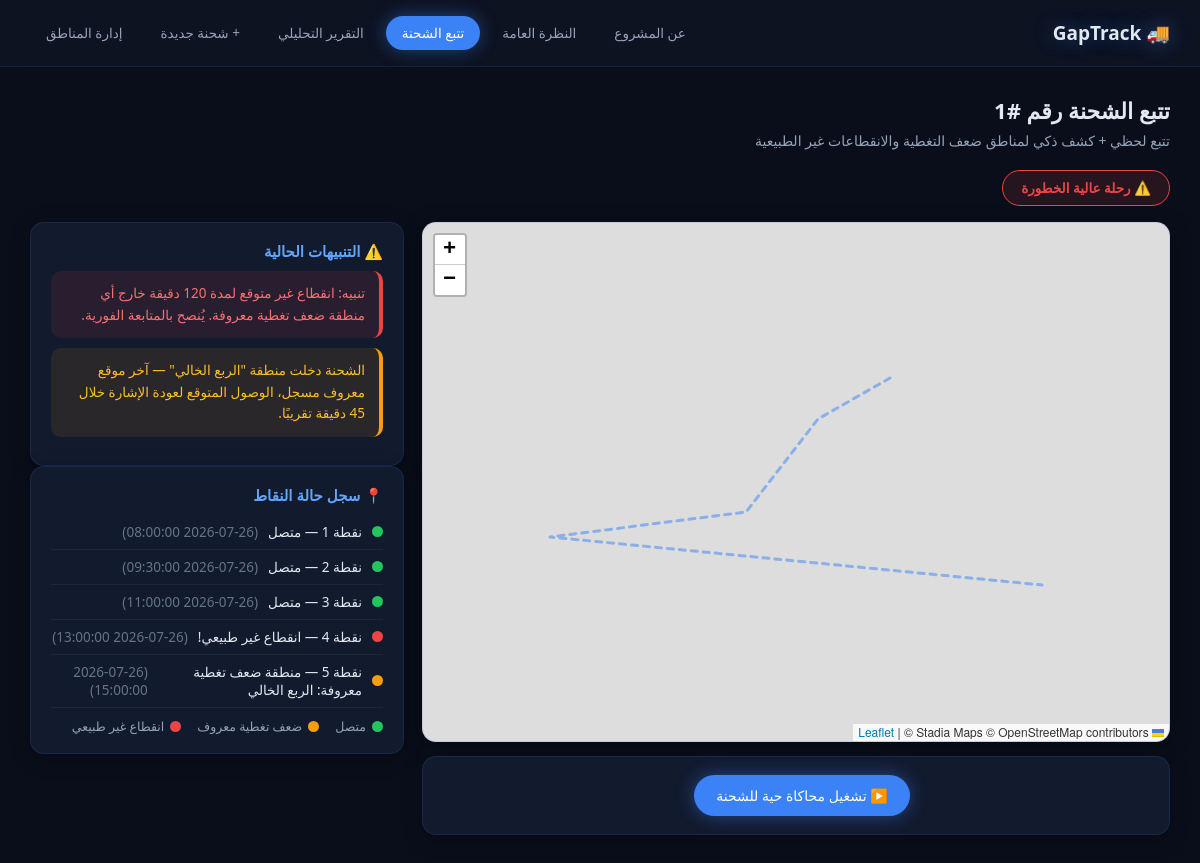
Page /dashboard.php on the committed database.
### tables this page shows
CREATE TABLE tracking_updates (
    id INT AUTO_INCREMENT PRIMARY KEY,
    shipment_id INT NOT NULL,
    lat DECIMAL(10,6) NOT NULL,
    lng DECIMAL(10,6) NOT NULL,
    timestamp DATETIME DEFAULT CURRENT_TIMESTAMP,
    connection_status ENUM('connected','gap_zone','abnormal_gap') DEFAULT 'connected',
    FOREIGN KEY (shipment_id) REFERENCES shipments(id) ON DELETE CASCADE
);

### dashboard.php (the view, shortened to what this page needs)
<?php
require_once 'config/db.php';
$shipment_id = isset($_GET['id']) ? (int)$_GET['id'] : 1;
$zones_result = $conn->query("SELECT * FROM coverage_gap_zones");
$zones = [];
while ($z = $zones_result->fetch_assoc()) { $zones[] = $z; }
$sql = "SELECT * FROM tracking_updates WHERE shipment_id = $shipment_id ORDER BY timestamp ASC";
$result = $conn->query($sql);
$points = [];
$prev_time = null;
$alerts = [];
while ($row = $result->fetch_assoc()) {
    $lat = $row['lat'];
    $lng = $row['lng'];
    $time = strtotime($row['timestamp']);
    $inZone = null;
    foreach ($zones as $z) {
        if ($lat >= $z['lat_min'] && $lat <= $z['lat_max'] && $lng >= $z['lng_min'] && $lng <= $z['lng_max']) {
            $inZone = $z;
            break;
        }
    }
    $status = 'connected';
    $statusLabel = 'متصل';
    $statusColor = '#22c55e';
    if ($inZone) {
        $status = 'gap_zone';
        $statusLabel = 'منطقة ضعف تغطية معروفة: ' . $inZone['zone_name'];
        $statusColor = '#f59e0b';
        $alerts[] = [
            'type' => 'gap_zone_entry',
            'message' => "الشحنة دخلت منطقة \"{$inZone['zone_name']}\" — آخر موقع معروف مسجل، الوصول المتوقع لعودة الإشارة خلال {$inZone['expected_gap_minutes']} دقيقة تقريبًا.",
        ];
    }
    if ($prev_time !== null) {
        $gapMinutes = ($time - $prev_time) / 60;
        if ($gapMinutes > 90 && !$inZone) {
            $status = 'abnormal_gap';
            $statusLabel = 'انقطاع غير طبيعي!';
            $statusColor = '#ef4444';
            $alerts[] = [
                'type' => 'abnormal_gap',
                'message' => "تنبيه: انقطاع غير متوقع لمدة " . round($gapMinutes) . " دقيقة خارج أي منطقة ضعف تغطية معروفة. يُنصح بالمتابعة الفورية.",
            ];
        }
    }
    $prev_time = $time;
    $points[] = [
        'lat' => $lat, 'lng' => $lng,
        'status' => $status, 'label' => $statusLabel, 'color' => $statusColor,
        'time' => $row['timestamp'],
    ];
}
$predictive_alert = null;
if (!empty($points)) {
    $last = end($points);
}
$hasAbnormal = false;
$hasGapZone = false;
foreach ($points as $p) {
    if ($p['status'] === 'abnormal_gap') $hasAbnormal = true;
    if ($p['status'] === 'gap_zone') $hasGapZone = true;
}
if ($hasAbnormal) {
    $badge = ['label' => 'رحلة عالية الخطورة', 'icon' => '⚠️', 'color' => '#ef4444', 'bg' => 'rgba(239,68,68,0.12)'];
} elseif ($hasGapZone) {
    $badge = ['label' => 'مرت بمنطقة ضعف تغطية', 'icon' => '🟡', 'color' => '#f59e0b', 'bg' => 'rgba(245,158,11,0.12)'];
} else {
    $badge = ['label' => 'رحلة سليمة بالكامل', 'icon' => '✅', 'color' => '#4ade80', 'bg' => 'rgba(34,197,94,0.12)'];
}
?>
<!DOCTYPE html>
<html lang="ar" dir="rtl">
<head>
<link rel="stylesheet" href="assets/css/style.css">
<link rel="stylesheet" href="https://unpkg.com/leaflet@1.9.4/dist/leaflet.css" />
</head>
<body>
<nav class="topnav">
  <div class="brand">🚚 GapTrack</div>
  <div class="links">
    <a href="index.php">عن المشروع</a>
    <a href="overview.php">النظرة العامة</a>
    <a href="dashboard.php" class="active">تتبع الشحنة</a>
    <a href="reports.php">التقرير التحليلي</a>
    <a href="add_shipment.php">+ شحنة جديدة</a>
    <a href="zones.php">إدارة المناطق</a>
  </div>
</nav>
<div class="page-wrap">
  <h1 class="page-title">تتبع الشحنة رقم #<?= $shipment_id ?></h1>
  <p class="page-sub">تتبع لحظي + كشف ذكي لمناطق ضعف التغطية والانقطاعات غير الطبيعية</p>
  <div class="achieve-badge" style="background: <?= $badge['bg'] ?>; color: <?= $badge['color'] ?>; border-color: <?= $badge['color'] ?>;">
    <?= $badge['icon'] ?> <?= $badge['label'] ?>
  </div>
  <div class="dash-container">
    <div style="flex:2; min-width:320px;">
      <div id="map"></div>
      <div class="card sim-card">
        <button id="simBtn" class="sim-btn">▶️ تشغيل محاكاة حية للشحنة</button>
      </div>
    </div>
    <div class="sidebar">
      <div class="card">
        <h2 style="font-size:15px; margin-bottom:10px; color:#60a5fa;">⚠️ التنبيهات الحالية</h2>
        <?php if (empty($alerts) && !$predictive_alert): ?>
          <p class="no-alerts">لا توجد تنبيهات حاليًا — الشحنة متصلة بشكل طبيعي.</p>
        <?php else: foreach ($alerts as $a): ?>
          <div class="alert-box <?= $a['type'] === 'abnormal_gap' ? 'alert-danger' : 'alert-warning' ?>">
            <?= $a['message'] ?>
          </div>
        <?php endforeach; endif; ?>
      </div>
      <div class="card">
        <h2 style="font-size:15px; margin-bottom:10px; color:#60a5fa;">📍 سجل حالة النقاط</h2>
        <?php foreach ($points as $i => $p): ?>
          <div class="status-row">
            <span class="dot" style="background: <?= $p['color'] ?>"></span>
            نقطة <?= $i + 1 ?> — <?= $p['label'] ?> <span style="color:#64748b">(<?= $p['time'] ?>)</span>
          </div>
        <?php endforeach; ?>
        <div class="legend">
          <span><span class="dot" style="background:#22c55e"></span> متصل</span>
          <span><span class="dot" style="background:#f59e0b"></span> ضعف تغطية معروف</span>
          <span><span class="dot" style="background:#ef4444"></span> انقطاع غير طبيعي</span>
        </div>
      </div>
    </div>
  </div>
</div>
</body>
</html>

### assets/css/style.css (style rules this page uses)
:root { --bg: #0a0e1a; --bg-soft: #0f1424; --card: #121a2e; --card-border: rgba(59, 130, 246, 0.15); --text: #e2e8f0; --text-dim: #94a3b8; --accent: #3b82f6; --accent-glow: rgba(59, 130, 246, 0.45); --accent-2: #60a5fa; --success: #22c55e; --warning: #f59e0b; --danger: #ef4444; --radius: 14px; }
* { box-sizing: border-box; margin: 0; padding: 0; }
body { font-family: 'Segoe UI', Tahoma, Arial, sans-serif; background: var(--bg); color: var(--text); min-height: 100vh; }
nav.topnav { background: rgba(15, 20, 36, 0.85); backdrop-filter: blur(10px); border-bottom: 1px solid var(--card-border); padding: 16px 30px; display: flex; align-items: center; justify-content: space-between; flex-wrap: wrap; gap: 10px; position: sticky; top: 0; z-index: 100; }
nav.topnav .brand { color: var(--text); font-size: 19px; font-weight: bold; text-shadow: 0 0 20px var(--accent-glow); }
nav.topnav .links { display: flex; gap: 6px; flex-wrap: wrap; }
nav.topnav .links a { color: var(--text-dim); text-decoration: none; padding: 8px 16px; border-radius: 30px; font-size: 13.5px; transition: all 0.2s; }
nav.topnav .links a.active { color: white; background: var(--accent); box-shadow: 0 0 18px var(--accent-glow); }
.page-wrap { padding: 28px 30px; max-width: 1300px; margin: 0 auto; }
.card { background: var(--card); border: 1px solid var(--card-border); border-radius: var(--radius); padding: 18px 20px; box-shadow: 0 4px 20px rgba(0,0,0,0.25); }
h1.page-title { font-size: 22px; margin-bottom: 6px; color: var(--text); }
p.page-sub { color: var(--text-dim); font-size: 14px; margin-bottom: 20px; }
.submit-btn, .sim-btn { background: var(--accent); color: white; border: none; padding: 11px 22px; border-radius: 30px; font-size: 14px; cursor: pointer; box-shadow: 0 0 18px var(--accent-glow); transition: transform 0.15s, box-shadow 0.15s; font-family: inherit; }
.stat-card, .card { animation: fadeInUp 0.5s ease both; }

### dashboard.php (style rules this page uses)
#map { height: 520px; border-radius: 14px; box-shadow: 0 4px 20px rgba(0,0,0,0.35); border: 1px solid rgba(59,130,246,0.15); }
.dash-container { display: flex; gap: 18px; align-items: flex-start; flex-wrap: wrap; }
.sidebar { flex: 1; min-width: 300px; }
.achieve-badge { display: inline-flex; align-items: center; gap: 8px; padding: 8px 18px; border-radius: 30px; font-size: 13.5px; font-weight: bold; margin-bottom: 16px; border: 1px solid; }
.status-row { display: flex; align-items: center; gap: 10px; padding: 8px 0; border-bottom: 1px solid rgba(255,255,255,0.05); font-size: 13.5px; color: #e2e8f0; }
.dot { width: 11px; height: 11px; border-radius: 50%; flex-shrink: 0; }
.alert-box { border-radius: 10px; padding: 12px 14px; margin-bottom: 10px; font-size: 13.5px; line-height: 1.6; border-right: 4px solid; }
.alert-warning { background: rgba(245,158,11,0.1); border-color: #f59e0b; color: #fbbf24; }
.alert-danger { background: rgba(239,68,68,0.1); border-color: #ef4444; color: #f87171; }
.legend { display: flex; gap: 16px; margin-top: 10px; font-size: 12.5px; flex-wrap: wrap; color: #94a3b8; }
.legend span { display: flex; align-items: center; gap: 6px; }
.sim-card { text-align: center; margin-top:14px; }

### rows in the picture
tracking_updates: label "متصل", timestamp "2026-07-26 08:00:00"
tracking_updates: label "متصل", timestamp "2026-07-26 09:30:00"
tracking_updates: label "متصل", timestamp "2026-07-26 11:00:00"
tracking_updates: label "انقطاع غير طبيعي!", timestamp "2026-07-26 13:00:00"
tracking_updates: label "منطقة ضعف تغطية معروفة: الربع الخالي", timestamp "2026-07-26 15:00:00"

### other values in the picture
$shipment_id "1"
$badge['icon'] "⚠️"
$badge['label'] "رحلة عالية الخطورة"
$a['message'] "تنبيه: انقطاع غير متوقع لمدة 120 دقيقة خارج أي منطقة ضعف تغطية معروفة. يُنصح بالمتابعة الفورية."
$a['message'] "الشحنة دخلت منطقة \"الربع الخالي\" — آخر موقع معروف مسجل، الوصول المتوقع لعودة الإشارة خلال 45 دقيقة تقريبًا."
